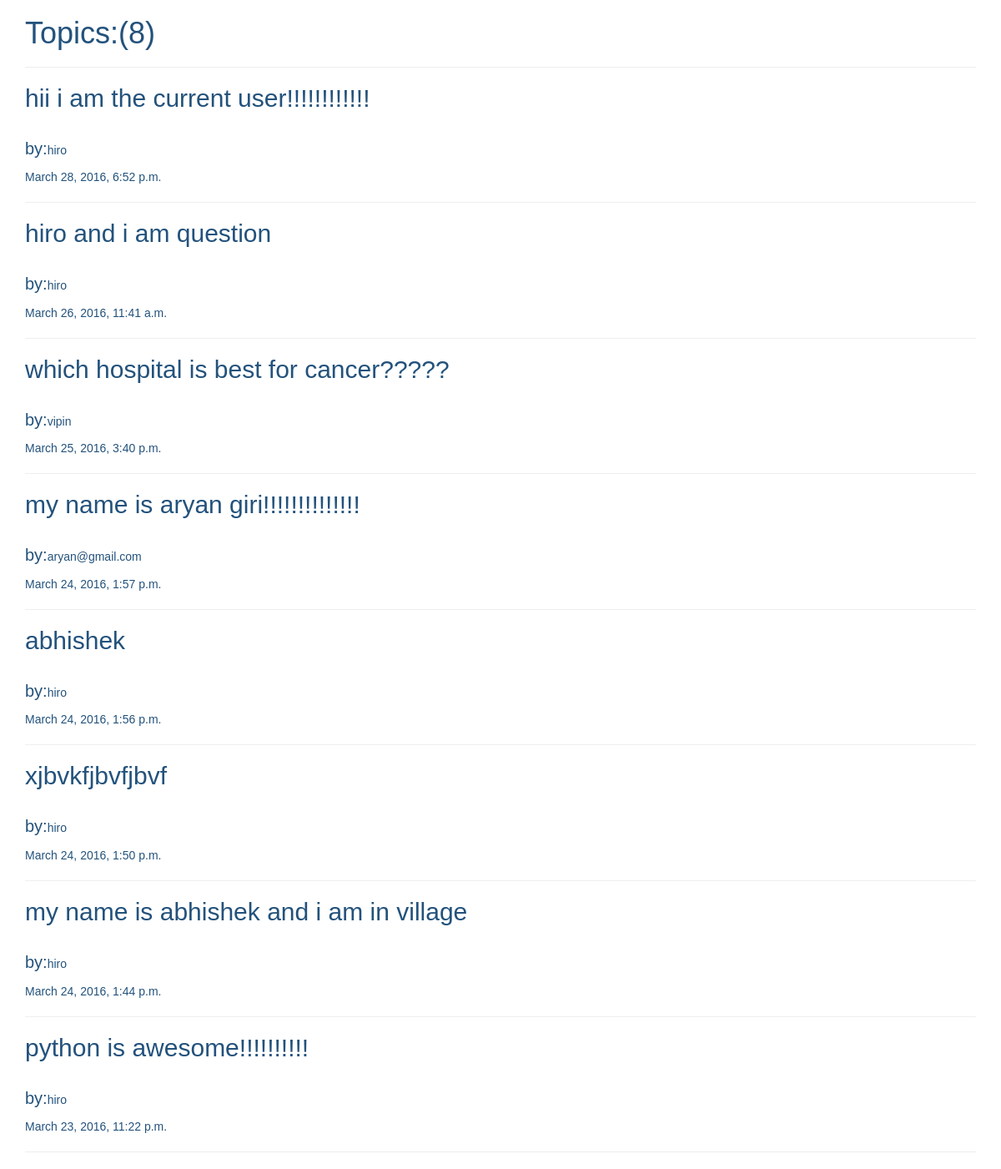
Page /viewTopics/ on the earlier database version.
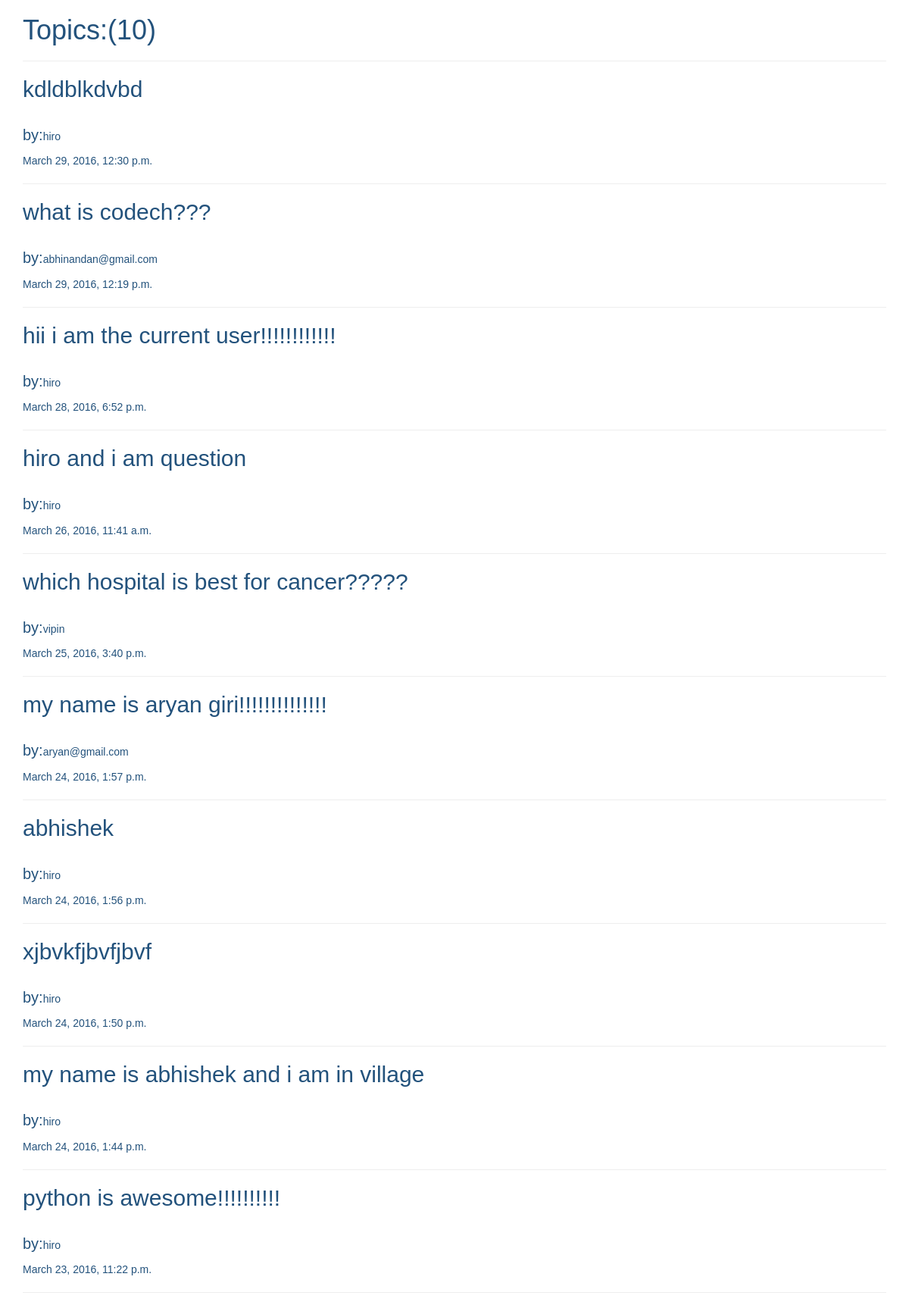
Same page on the later database version.
### app/models.py (models this page shows, shortened)
class DiscussionTopic(models.Model):
    user = models.ForeignKey('UserInfo')     #user of the post just linking both the tables together
    topicText = models.TextField(max_length = 1000)
    timeStamp = models.DateTimeField()

class UserInfo(models.Model):
    fname = models.CharField(max_length = 200)
    lname = models.CharField(max_length = 200)
    username = models.CharField(max_length = 200,unique = True)
    password = models.CharField(max_length = 10)

### app/views.py (the view)
# urls.py: url(r'^viewTopics/$',viewTopics,name='viewTopics')
def viewTopics(request):
    topics = DiscussionTopic.objects.all().order_by('-timeStamp')
    return render(request,'viewTopics.html',{'topics':topics})

### app/templates/viewTopics.html
{% extends 'base.html' %}
{% block content %}
<h1>Topics:<span>(</span>{{ topics.count }}<span>)</span></h1>
<hr/>
{% for topic in topics %}
    <h2>{{ topic.topicText }}</h2><br/>
    <p><span id='byClass'>by:</span>{{ topic.user.username }}</p>
    {{ topic.timeStamp }}
    <hr/>
{% endfor %}
{% endblock %}

Differences in the rows shown:
added DiscussionTopic: topicText "kdldblkdvbd", user.username "hiro", timeStamp "March 29, 2016, 12:30 p.m."
added DiscussionTopic: topicText "what is codech???", user.username "abhinandan@gmail.com", timeStamp "March 29, 2016, 12:19 p.m."
Other differences:
{{ topics.count }}: "8" → "10"
